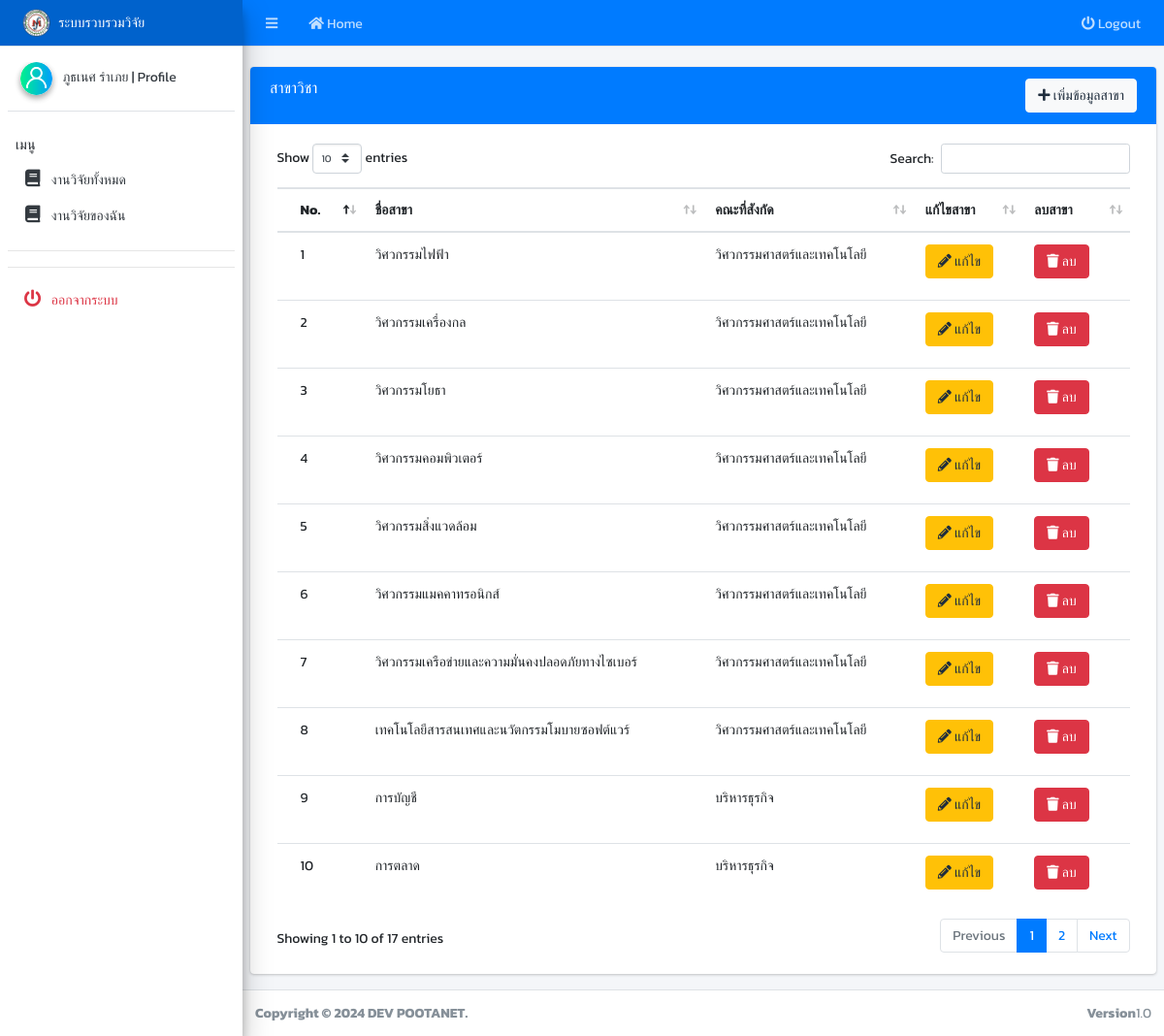
The app's page /site/list_departments.php (signed in) with its own data.
### tables this page shows
CREATE TABLE `departments` (
  `dep_id` int(11) NOT NULL,
  `dep_name` varchar(100) NOT NULL,
  `dep_fac_id` int(11) NOT NULL,
  `dep_status` int(11) NOT NULL DEFAULT 1
);

CREATE TABLE `faculties` (
  `fac_id` int(11) NOT NULL,
  `fac_name` varchar(100) NOT NULL,
  `fac_status` int(11) NOT NULL DEFAULT 1
);

### site/list_departments.php (the view, shortened to what this page needs)
<?php
include("header.php");
$query_dep = "SELECT d.dep_id, d.dep_name, d.dep_status,d.dep_fac_id, f.fac_name FROM departments d JOIN faculties f ON d.dep_fac_id = f.fac_id WHERE d.dep_status = 1" ;
$rs_dep = mysqli_query($condb, $query_dep);
?>
  <br>
  <section class="content">
  <div class="card card-primary">
      <div class="card-header ">
        <h3 class="card-title">สาขาวิชา</h3>
        <div align="right">
          <button type="button" class="btn btn-light" data-toggle="modal" data-target="#exampleModal"><i class="fa fa-plus"></i> เพิ่มข้อมูลสาขา</button>
        </div>
      </div>
      <div class="card-body">
        <div class="container-fluid">
          <div class="row">
            <div class="col-md-12">
            <div class="card-body table-responsive p-0">
              <table id="example1" class="table table-head-fixed text-nowrap">
                <thead>
                  <tr class="danger">
                    <th>No.</th>
                    <th>ชื่อสาขา</th>
                    <th>คณะที่สังกัด</th>
                    <th>แก้ไขสาขา</th>
                    <th>ลบสาขา</th>
                  </tr>
                </thead>
                <tbody>
                  <?php foreach ($rs_dep as $row_dep) { ?>
                  <tr>
                    <td><?php echo @$l+=1; ?></td>
                    <td><?php echo $row_dep['dep_name']; ?></td>
                    <td><?php echo $row_dep['fac_name']; ?></td>
                    <td>
                      <p style="margin-bottom: 10px;">
                        <a href="edit_departments.php?dep_id=<?php echo $row_dep['dep_id']; ?>&&dep_fac_id=<?php echo $row_dep['dep_fac_id']; ?>" class="btn btn-warning"><i class="fas fa-pencil-alt"></i> แก้ไข</a>
                      </p>
                    </td>
                    <td><a href="departments_db.php?dep_id=<?php echo $row_dep['dep_id']; ?>&&departments=del" onclick="return confirm('ต้องการลบข้อมูลนี้ใช่หรือไม่')" class="del-btn btn btn-danger"><i class="fas fas fa-trash"></i>  ลบ</a></td>
                  </tr>
                  <?php }?>
                </tbody>
              </table>
              </div>
            </div>
          </div>
        </div>
      </div>
  </div>
  </section>
  <?php include('footer.php'); ?>
</body>
</html>

### site/head.php (style rules this page uses)
body { font-family: 'Kanit', sans-serif; font-size: 14px; }

### records on screen
departments: l "1", dep_name "วิศวกรรมไฟฟ้า", dep_fac.fac_name "วิศวกรรมศาสตร์และเทคโนโลยี"
departments: l "2", dep_name "วิศวกรรมเครื่องกล", dep_fac.fac_name "วิศวกรรมศาสตร์และเทคโนโลยี"
departments: l "3", dep_name "วิศวกรรมโยธา", dep_fac.fac_name "วิศวกรรมศาสตร์และเทคโนโลยี"
departments: l "4", dep_name "วิศวกรรมคอมพิวเตอร์", dep_fac.fac_name "วิศวกรรมศาสตร์และเทคโนโลยี"
departments: l "5", dep_name "วิศวกรรมสิ่งแวดล้อม", dep_fac.fac_name "วิศวกรรมศาสตร์และเทคโนโลยี"
departments: l "6", dep_name "วิศวกรรมแมคคาทรอนิกส์", dep_fac.fac_name "วิศวกรรมศาสตร์และเทคโนโลยี"
departments: l "7", dep_name "วิศวกรรมเครือข่ายและความมั่นคงปลอดภัยทางไซเบอร์", dep_fac.fac_name "วิศวกรรมศาสตร์และเทคโนโลยี"
departments: l "8", dep_name "เทคโนโลยีสารสนเทศและนวัตกรรมโมบายซอฟต์แวร์", dep_fac.fac_name "วิศวกรรมศาสตร์และเทคโนโลยี"
departments: l "9", dep_name "การบัญชี", dep_fac.fac_name "บริหารธุรกิจ"
departments: l "10", dep_name "การตลาด", dep_fac.fac_name "บริหารธุรกิจ"

### other values on screen
$_SESSION['mem_name'] "ภูธเนศ รำเภย"
